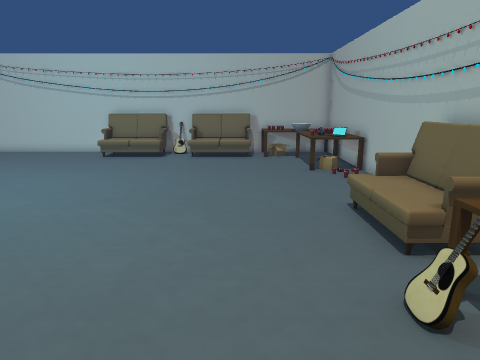
[1] (above)

18 first-person views from a walk through a scene from a Unity 3-D project. The camera is 1.5 m above the floor, tilts 12° down and sees 70° across. The floor is counted in squares, 0.5 m on a side. Each view is taken from the middle of a square. On the plan, view 1 faces up. The plan holds only what a view shows up to about 20 squares ahead; the rest is blank. Some animated figures are not drawn. Door leaves are left out, so doorways stand open.

[2]
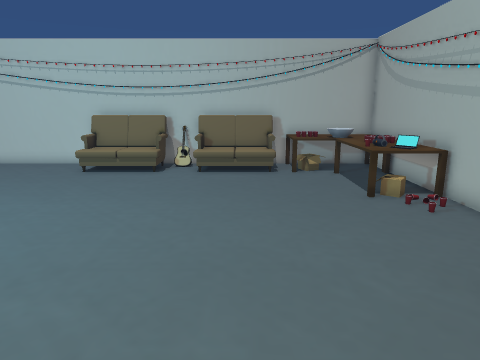

[3]
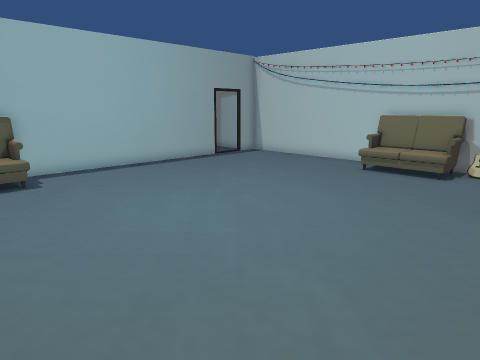

[4]
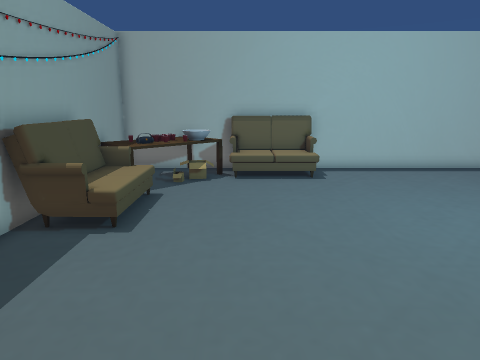

[5]
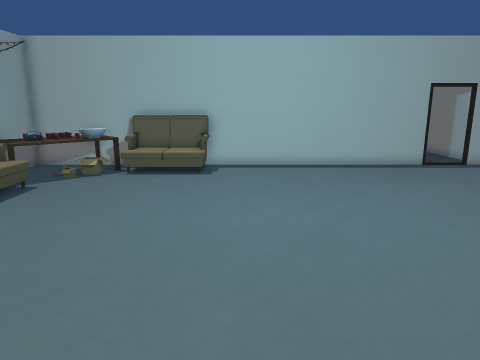

[6]
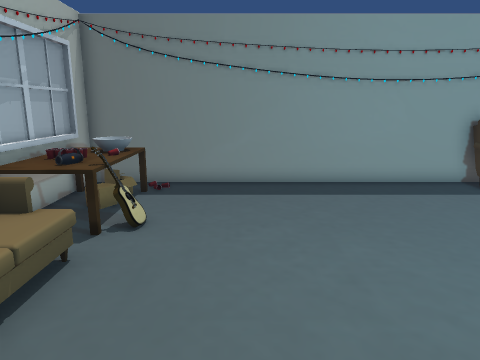

[7]
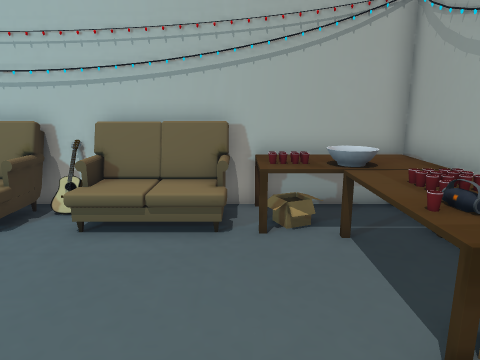

[8]
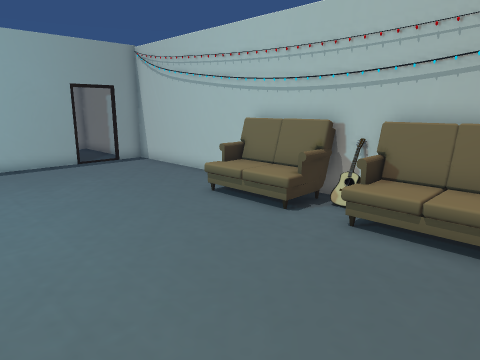

[9]
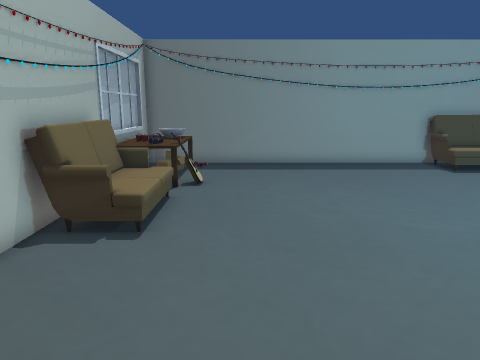

[10]
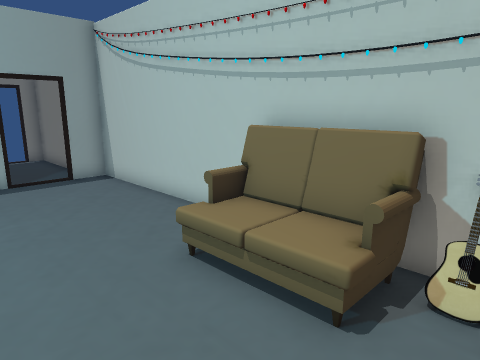

[11]
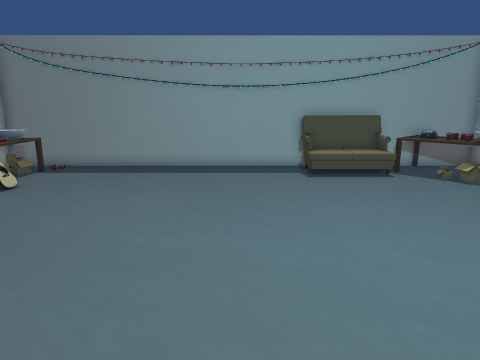

[12]
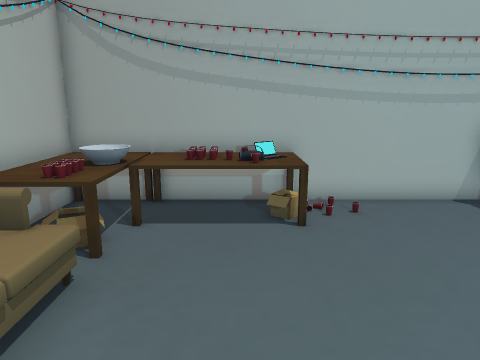

[13]
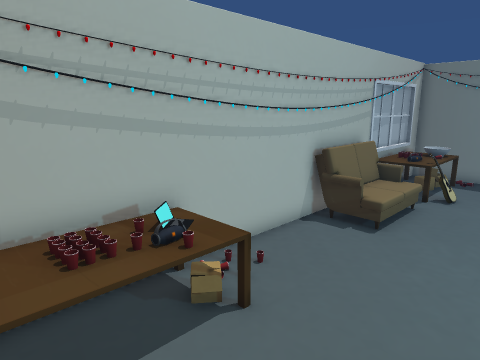

[14]
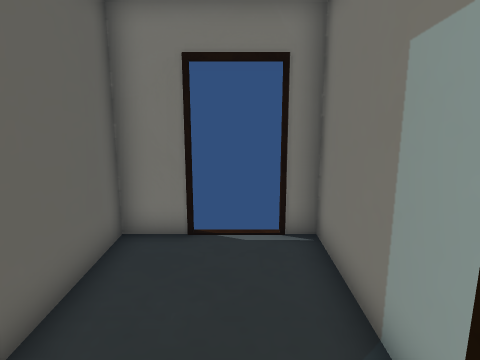

[15]
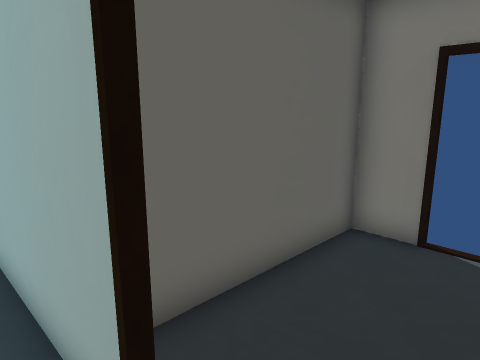

[16]
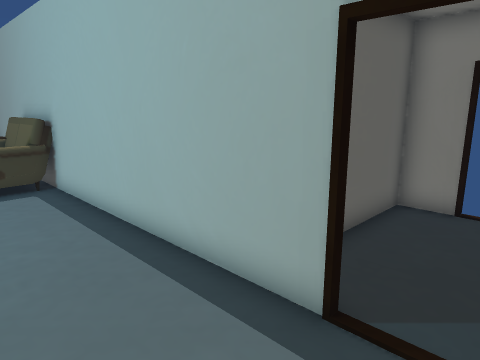

[17]
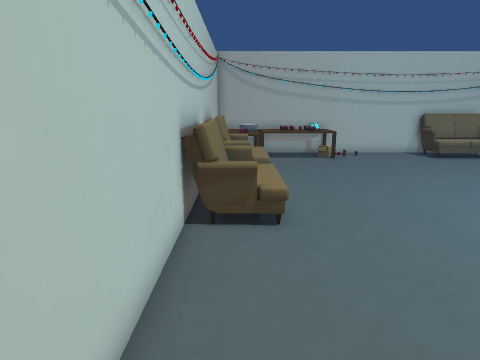

[18]
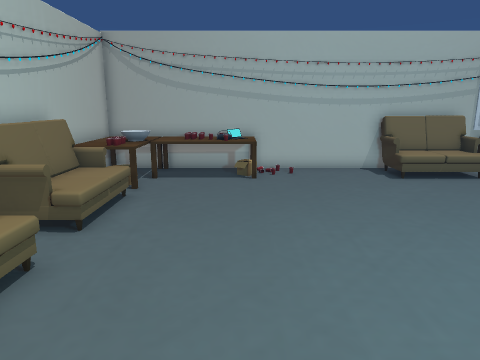

### Floor plan
Key: @ floor where view 1 was taken; # wall or solid block; . main floor; : floor 0.25 m higher than the main floor; + floor 0.5 m higher than the main floor; * floor 0.75 m higher than the main floor; / step, stairs or slope; D open door; v drop or lower ground; C cup; T table; L laptop; S sofa; G guitar; B bowl; O other object.
Columns run from 25 left of view 1 to 6 right of it. Each row starts with its distance up from view 1.
 24               ##################
 23 ################SSSSSGSSSS##TTT#
 22 D......#........SOOOO.S+/+vOOBT#
 21 D................OOOO./+/+TTBBT#
 20 D...........................TTT#
 19 #......#....................TCC#
 18 ########....................TCO#
 17        #....................TLL#
 16        #.....................TT#
 15        #.......................#
 14        #.......................#
 13        #.......................#
 12        #.......................#
 11        #.......................#
 10        #.....................SS#
  9        #.....................OSS
  8        SSO...................OS#
  7        SSO...................OS#
  6        SSO.....................#
  5        #SO..................TTT#
  4        #v/..................GOO#
  3        # B:.................TOO#
  2        #  TT.O.O............TBB#
  1        #v TTTOOO............TBB#
  0        #vv*vSSSSS........@..   #
 -1        #########################

Where each view was taken, in squares from view 1:
view 1: 0 up, 0 right, facing up
view 2: 5 up, 1 left, facing up
view 3: 5 up, 1 left, facing up-left
view 4: 5 up, 1 left, facing left
view 5: 10 up, 0 right, facing left
view 6: 13 up, 0 right, facing down
view 7: 13 up, 1 right, facing up
view 8: 13 up, 1 right, facing up-left
view 9: 18 up, 1 right, facing down
view 10: 17 up, 3 left, facing up-left
view 11: 17 up, 6 left, facing down
view 12: 18 up, 5 left, facing right
view 13: 21 up, 1 left, facing down-right
view 14: 21 up, 17 left, facing left
view 15: 22 up, 17 left, facing down-left
view 16: 22 up, 14 left, facing down-left
view 17: 22 up, 17 left, facing right
view 18: 17 up, 11 left, facing right
